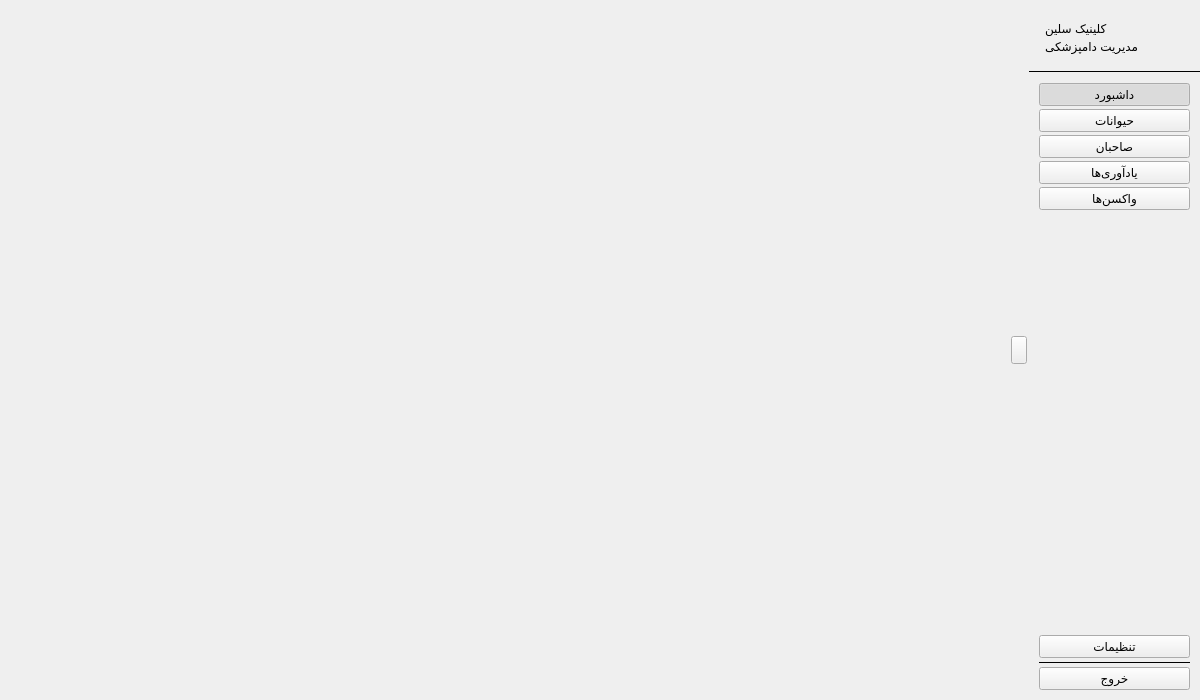
<?xml version="1.0" encoding="UTF-8"?>
<ui version="4.0">
 <class>MainWindow</class>
 <widget class="QMainWindow" name="MainWindow">
  <property name="geometry">
   <rect><x>0</x><y>0</y><width>1200</width><height>700</height></rect>
  </property>
  <property name="windowTitle">
   <string>کلینیک سلین - مدیریت دامپزشکی</string>
  </property>
  <property name="layoutDirection">
   <enum>Qt::RightToLeft</enum>
  </property>
  <widget class="QWidget" name="centralWidget">
   <layout class="QHBoxLayout" name="centralLayout">
    <property name="spacing"><number>0</number></property>
    <property name="leftMargin"><number>0</number></property>
    <property name="topMargin"><number>0</number></property>
    <property name="rightMargin"><number>0</number></property>
    <property name="bottomMargin"><number>0</number></property>

    <!-- Sidebar -->
    <item>
     <widget class="SidebarWidget" name="sidebarWidget" native="true">
      <property name="minimumWidth"><number>0</number></property>
      <property name="maximumWidth"><number>220</number></property>
      <property name="layoutDirection"><enum>Qt::RightToLeft</enum></property>
      <layout class="QVBoxLayout" name="sidebarLayout">
       <property name="spacing"><number>0</number></property>
       <property name="leftMargin"><number>0</number></property>
       <property name="topMargin"><number>0</number></property>
       <property name="rightMargin"><number>0</number></property>
       <property name="bottomMargin"><number>0</number></property>
       <item>
        <layout class="QHBoxLayout" name="sidebarHeaderLayout">
         <property name="spacing"><number>10</number></property>
         <property name="leftMargin"><number>16</number></property>
         <property name="topMargin"><number>20</number></property>
         <property name="rightMargin"><number>16</number></property>
         <property name="bottomMargin"><number>16</number></property>
         <item>
          <widget class="QLabel" name="sidebarLogoLabel">
           <property name="minimumSize"><size><width>34</width><height>34</height></size></property>
           <property name="maximumSize"><size><width>34</width><height>34</height></size></property>
           <property name="alignment"><set>Qt::AlignCenter</set></property>
          </widget>
         </item>
         <item>
          <layout class="QVBoxLayout" name="sidebarTitleLayout">
           <property name="spacing"><number>2</number></property>
           <item>
            <widget class="QLabel" name="sidebarTitleLabel">
             <property name="text"><string>کلینیک سلین</string></property>
             <property name="alignment"><set>Qt::AlignRight|Qt::AlignVCenter</set></property>
            </widget>
           </item>
           <item>
            <widget class="QLabel" name="sidebarSubtitleLabel">
             <property name="text"><string>مدیریت دامپزشکی</string></property>
             <property name="alignment"><set>Qt::AlignRight|Qt::AlignVCenter</set></property>
            </widget>
           </item>
          </layout>
         </item>
        </layout>
       </item>
       <item>
        <widget class="QFrame" name="sidebarDivider">
         <property name="frameShape"><enum>QFrame::HLine</enum></property>
         <property name="frameShadow"><enum>QFrame::Plain</enum></property>
        </widget>
       </item>
       <item>
        <layout class="QVBoxLayout" name="navLayout">
         <property name="spacing"><number>3</number></property>
         <property name="leftMargin"><number>10</number></property>
         <property name="topMargin"><number>10</number></property>
         <property name="rightMargin"><number>10</number></property>
         <property name="bottomMargin"><number>10</number></property>
         <item>
          <widget class="QPushButton" name="btnDashboard">
           <property name="text"><string>داشبورد</string></property>
           <property name="minimumHeight"><number>44</number></property>
           <property name="checkable"><bool>true</bool></property>
           <property name="checked"><bool>true</bool></property>
          </widget>
         </item>
         <item>
          <widget class="QPushButton" name="btnAnimals">
           <property name="text"><string>حیوانات</string></property>
           <property name="minimumHeight"><number>44</number></property>
           <property name="checkable"><bool>true</bool></property>
          </widget>
         </item>
         <item>
          <widget class="QPushButton" name="btnOwners">
           <property name="text"><string>صاحبان</string></property>
           <property name="minimumHeight"><number>44</number></property>
           <property name="checkable"><bool>true</bool></property>
          </widget>
         </item>
         <item>
          <widget class="QPushButton" name="btnReminders">
           <property name="text"><string>یادآوری‌ها</string></property>
           <property name="minimumHeight"><number>44</number></property>
           <property name="checkable"><bool>true</bool></property>
          </widget>
         </item>
         <item>
          <widget class="QPushButton" name="btnVaccinations">
           <property name="text"><string>واکسن‌ها</string></property>
           <property name="minimumHeight"><number>44</number></property>
           <property name="checkable"><bool>true</bool></property>
          </widget>
         </item>
         <item>
          <spacer name="navSpacer">
           <property name="orientation"><enum>Qt::Vertical</enum></property>
           <property name="sizeHint" stdset="0"><size><width>20</width><height>40</height></size></property>
          </spacer>
         </item>
         <item>
          <widget class="QPushButton" name="btnSettings">
           <property name="text"><string>تنظیمات</string></property>
           <property name="minimumHeight"><number>44</number></property>
           <property name="checkable"><bool>true</bool></property>
          </widget>
         </item>
         <item>
          <widget class="QFrame" name="logoutDivider">
           <property name="frameShape"><enum>QFrame::HLine</enum></property>
           <property name="frameShadow"><enum>QFrame::Plain</enum></property>
          </widget>
         </item>
         <item>
          <widget class="QPushButton" name="btnLogout">
           <property name="text"><string>خروج</string></property>
           <property name="minimumHeight"><number>44</number></property>
          </widget>
         </item>
        </layout>
       </item>
      </layout>
     </widget>
    </item>

    <!-- Toggle strip -->
    <item>
     <widget class="QWidget" name="toggleStrip">
      <property name="minimumWidth"><number>20</number></property>
      <property name="maximumWidth"><number>20</number></property>
      <layout class="QVBoxLayout" name="toggleStripLayout">
       <property name="spacing"><number>0</number></property>
       <property name="leftMargin"><number>2</number></property>
       <property name="topMargin"><number>0</number></property>
       <property name="rightMargin"><number>2</number></property>
       <property name="bottomMargin"><number>0</number></property>
       <item>
        <spacer name="toggleSpacerTop">
         <property name="orientation"><enum>Qt::Vertical</enum></property>
         <property name="sizeHint" stdset="0"><size><width>0</width><height>1</height></size></property>
        </spacer>
       </item>
       <item>
        <widget class="QPushButton" name="btnToggleSidebar">
         <property name="minimumSize"><size><width>16</width><height>28</height></size></property>
         <property name="maximumSize"><size><width>16</width><height>28</height></size></property>
         <property name="text"><string></string></property>
         <property name="toolTip"><string>بستن/باز کردن سایدبار</string></property>
        </widget>
       </item>
       <item>
        <spacer name="toggleSpacerBottom">
         <property name="orientation"><enum>Qt::Vertical</enum></property>
         <property name="sizeHint" stdset="0"><size><width>0</width><height>1</height></size></property>
        </spacer>
       </item>
      </layout>
     </widget>
    </item>

    <!-- Main content -->
    <item>
     <widget class="QStackedWidget" name="contentStack">
      <property name="currentIndex"><number>0</number></property>

      <!-- Dashboard inside ScrollArea -->
      <widget class="QScrollArea" name="pageDashboard">
       <property name="widgetResizable"><bool>true</bool></property>
       <property name="horizontalScrollBarPolicy"><enum>Qt::ScrollBarAlwaysOff</enum></property>
       <property name="verticalScrollBarPolicy"><enum>Qt::ScrollBarAsNeeded</enum></property>
       <property name="frameShape"><enum>QFrame::NoFrame</enum></property>
       <widget class="DashboardWidget" name="dashboardContent"/>
      </widget>

      <widget class="QWidget" name="pageAnimals">
       <layout class="QVBoxLayout">
        <item>
         <widget class="QLabel" name="label">
          <property name="text"><string>حیوانات</string></property>
          <property name="alignment"><set>Qt::AlignCenter</set></property>
         </widget>
        </item>
       </layout>
      </widget>
      <widget class="QWidget" name="pageOwners">
       <layout class="QVBoxLayout">
        <item>
         <widget class="QLabel" name="label_2">
          <property name="text"><string>صاحبان</string></property>
          <property name="alignment"><set>Qt::AlignCenter</set></property>
         </widget>
        </item>
       </layout>
      </widget>
      <widget class="QWidget" name="pageReminders">
       <layout class="QVBoxLayout">
        <item>
         <widget class="QLabel" name="label_3">
          <property name="text"><string>یادآوری‌ها</string></property>
          <property name="alignment"><set>Qt::AlignCenter</set></property>
         </widget>
        </item>
       </layout>
      </widget>
      <widget class="QWidget" name="pageVaccinations">
       <layout class="QVBoxLayout">
        <item>
         <widget class="QLabel" name="label_4">
          <property name="text"><string>واکسن‌ها</string></property>
          <property name="alignment"><set>Qt::AlignCenter</set></property>
         </widget>
        </item>
       </layout>
      </widget>
      <widget class="QWidget" name="pageSettings">
       <layout class="QVBoxLayout">
        <item>
         <widget class="QLabel" name="label_5">
          <property name="text"><string>تنظیمات</string></property>
          <property name="alignment"><set>Qt::AlignCenter</set></property>
         </widget>
        </item>
       </layout>
      </widget>
     </widget>
    </item>

   </layout>
  </widget>
 </widget>
 <customwidgets>
  <customwidget>
   <class>SidebarWidget</class>
   <extends>QWidget</extends>
   <header>sidebarwidget.h</header>
  </customwidget>
  <customwidget>
   <class>DashboardWidget</class>
   <extends>QWidget</extends>
   <header>dashboardwidget.h</header>
  </customwidget>
 </customwidgets>
 <resources/>
 <connections/>
</ui>
